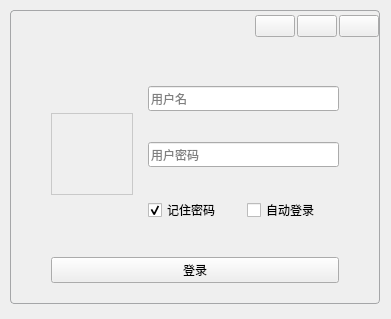
<?xml version="1.0" encoding="UTF-8"?>
<ui version="4.0">
 <class>LoginWidget</class>
 <widget class="QWidget" name="LoginWidget">
  <property name="geometry">
   <rect>
    <x>0</x>
    <y>0</y>
    <width>391</width>
    <height>319</height>
   </rect>
  </property>
  <property name="windowTitle">
   <string>Form</string>
  </property>
  <property name="styleSheet">
   <string notr="true">QWidget#page,QWidget#page_2 {
border: 1px solid #A5A6A8;
border-radius:4px;
}</string>
  </property>
  <widget class="AnimationStackedWidget" name="stackedWidget">
   <property name="geometry">
    <rect>
     <x>10</x>
     <y>10</y>
     <width>370</width>
     <height>294</height>
    </rect>
   </property>
   <property name="layoutDirection">
    <enum>Qt::LeftToRight</enum>
   </property>
   <property name="currentIndex">
    <number>0</number>
   </property>
   <widget class="QWidget" name="page">
    <layout class="QVBoxLayout" name="verticalLayout_2">
     <property name="spacing">
      <number>0</number>
     </property>
     <property name="leftMargin">
      <number>1</number>
     </property>
     <property name="topMargin">
      <number>1</number>
     </property>
     <property name="rightMargin">
      <number>1</number>
     </property>
     <property name="bottomMargin">
      <number>1</number>
     </property>
     <item>
      <widget class="QWidget" name="widgetWinTitle" native="true">
       <property name="minimumSize">
        <size>
         <width>0</width>
         <height>30</height>
        </size>
       </property>
       <property name="maximumSize">
        <size>
         <width>16777215</width>
         <height>30</height>
        </size>
       </property>
       <layout class="QHBoxLayout" name="horizontalLayout_2" stretch="0,1,0,0,0">
        <property name="spacing">
         <number>2</number>
        </property>
        <property name="leftMargin">
         <number>10</number>
        </property>
        <property name="topMargin">
         <number>0</number>
        </property>
        <property name="rightMargin">
         <number>0</number>
        </property>
        <property name="bottomMargin">
         <number>0</number>
        </property>
        <item>
         <widget class="QLabel" name="labelWinIcon">
          <property name="minimumSize">
           <size>
            <width>30</width>
            <height>30</height>
           </size>
          </property>
          <property name="maximumSize">
           <size>
            <width>30</width>
            <height>30</height>
           </size>
          </property>
          <property name="text">
           <string/>
          </property>
          <property name="pixmap">
           <pixmap resource="resource.qrc">:/resource/images/robot.png</pixmap>
          </property>
         </widget>
        </item>
        <item>
         <widget class="QLabel" name="labelWinTitle">
          <property name="styleSheet">
           <string notr="true">color: #FFFFFF;</string>
          </property>
          <property name="text">
           <string/>
          </property>
         </widget>
        </item>
        <item>
         <widget class="QPushButton" name="btnWinMenu">
          <property name="focusPolicy">
           <enum>Qt::NoFocus</enum>
          </property>
          <property name="text">
           <string/>
          </property>
          <property name="icon">
           <iconset>
            <normalon>:/resource/common/ic_login_cfg.png</normalon>
           </iconset>
          </property>
         </widget>
        </item>
        <item>
         <widget class="QPushButton" name="btnWinMin">
          <property name="focusPolicy">
           <enum>Qt::NoFocus</enum>
          </property>
          <property name="text">
           <string/>
          </property>
          <property name="icon">
           <iconset>
            <normalon>:/resource/common/ic_min.png</normalon>
           </iconset>
          </property>
         </widget>
        </item>
        <item>
         <widget class="QPushButton" name="btnWinClose">
          <property name="focusPolicy">
           <enum>Qt::NoFocus</enum>
          </property>
          <property name="text">
           <string/>
          </property>
          <property name="icon">
           <iconset>
            <normalon>:/resource/common/ic_close_white.png</normalon>
           </iconset>
          </property>
         </widget>
        </item>
       </layout>
      </widget>
     </item>
     <item>
      <widget class="QWidget" name="widgetBody" native="true">
       <layout class="QVBoxLayout" name="verticalLayout_5">
        <property name="spacing">
         <number>0</number>
        </property>
        <property name="leftMargin">
         <number>0</number>
        </property>
        <property name="topMargin">
         <number>0</number>
        </property>
        <property name="rightMargin">
         <number>0</number>
        </property>
        <property name="bottomMargin">
         <number>0</number>
        </property>
        <item>
         <layout class="QVBoxLayout" name="verticalLayout_4">
          <property name="spacing">
           <number>10</number>
          </property>
          <property name="leftMargin">
           <number>40</number>
          </property>
          <property name="topMargin">
           <number>20</number>
          </property>
          <property name="rightMargin">
           <number>40</number>
          </property>
          <property name="bottomMargin">
           <number>20</number>
          </property>
          <item>
           <layout class="QHBoxLayout" name="horizontalLayout_4">
            <property name="spacing">
             <number>15</number>
            </property>
            <item>
             <widget class="QLabel" name="labelUserHead">
              <property name="minimumSize">
               <size>
                <width>82</width>
                <height>82</height>
               </size>
              </property>
              <property name="maximumSize">
               <size>
                <width>82</width>
                <height>82</height>
               </size>
              </property>
              <property name="styleSheet">
               <string notr="true">QLabel#labelUserHead {
border: 1px solid #C9C9C9;
}</string>
              </property>
              <property name="text">
               <string/>
              </property>
              <property name="pixmap">
               <pixmap resource="resource.qrc">:/resource/head/head-64.png</pixmap>
              </property>
              <property name="alignment">
               <set>Qt::AlignCenter</set>
              </property>
             </widget>
            </item>
            <item>
             <widget class="QWidget" name="widgetInput" native="true">
              <layout class="QVBoxLayout" name="verticalLayout_3">
               <property name="leftMargin">
                <number>0</number>
               </property>
               <property name="topMargin">
                <number>0</number>
               </property>
               <property name="rightMargin">
                <number>0</number>
               </property>
               <property name="bottomMargin">
                <number>0</number>
               </property>
               <item>
                <widget class="QIconLineEdit" name="lineEditUser">
                 <property name="minimumSize">
                  <size>
                   <width>0</width>
                   <height>25</height>
                  </size>
                 </property>
                 <property name="maximumSize">
                  <size>
                   <width>16777215</width>
                   <height>25</height>
                  </size>
                 </property>
                 <property name="text">
                  <string/>
                 </property>
                 <property name="placeholderText">
                  <string>用户名</string>
                 </property>
                </widget>
               </item>
               <item>
                <widget class="QIconLineEdit" name="lineEditPasswd">
                 <property name="minimumSize">
                  <size>
                   <width>0</width>
                   <height>25</height>
                  </size>
                 </property>
                 <property name="maximumSize">
                  <size>
                   <width>16777215</width>
                   <height>25</height>
                  </size>
                 </property>
                 <property name="text">
                  <string/>
                 </property>
                 <property name="echoMode">
                  <enum>QLineEdit::Password</enum>
                 </property>
                 <property name="placeholderText">
                  <string>用户密码</string>
                 </property>
                </widget>
               </item>
               <item>
                <layout class="QHBoxLayout" name="horizontalLayout">
                 <item>
                  <widget class="QCheckBox" name="checkBoxPasswd">
                   <property name="text">
                    <string>记住密码</string>
                   </property>
                   <property name="checked">
                    <bool>true</bool>
                   </property>
                  </widget>
                 </item>
                 <item>
                  <widget class="QCheckBox" name="checkBoxAutoLogin">
                   <property name="text">
                    <string>自动登录</string>
                   </property>
                   <property name="checked">
                    <bool>false</bool>
                   </property>
                  </widget>
                 </item>
                </layout>
               </item>
              </layout>
             </widget>
            </item>
           </layout>
          </item>
          <item>
           <layout class="QHBoxLayout" name="horizontalLayout_3">
            <property name="spacing">
             <number>15</number>
            </property>
            <item>
             <widget class="QPushButton" name="btnLogin">
              <property name="focusPolicy">
               <enum>Qt::NoFocus</enum>
              </property>
              <property name="toolTip">
               <string>登录</string>
              </property>
              <property name="text">
               <string>登录</string>
              </property>
             </widget>
            </item>
           </layout>
          </item>
         </layout>
        </item>
       </layout>
      </widget>
     </item>
    </layout>
   </widget>
   <widget class="QWidget" name="page_2">
    <layout class="QVBoxLayout" name="verticalLayout_9">
     <property name="spacing">
      <number>0</number>
     </property>
     <property name="leftMargin">
      <number>1</number>
     </property>
     <property name="topMargin">
      <number>1</number>
     </property>
     <property name="rightMargin">
      <number>1</number>
     </property>
     <property name="bottomMargin">
      <number>1</number>
     </property>
     <item>
      <widget class="QWidget" name="widgetWinTitle_2" native="true">
       <property name="minimumSize">
        <size>
         <width>0</width>
         <height>30</height>
        </size>
       </property>
       <property name="maximumSize">
        <size>
         <width>16777215</width>
         <height>30</height>
        </size>
       </property>
       <layout class="QHBoxLayout" name="horizontalLayout_5" stretch="1,0,0">
        <property name="spacing">
         <number>5</number>
        </property>
        <property name="leftMargin">
         <number>10</number>
        </property>
        <property name="topMargin">
         <number>0</number>
        </property>
        <property name="rightMargin">
         <number>0</number>
        </property>
        <property name="bottomMargin">
         <number>0</number>
        </property>
        <item>
         <widget class="QLabel" name="labelWinTitle_2">
          <property name="text">
           <string>登录配置</string>
          </property>
         </widget>
        </item>
        <item>
         <widget class="QPushButton" name="btnWinMin_2">
          <property name="focusPolicy">
           <enum>Qt::NoFocus</enum>
          </property>
          <property name="text">
           <string/>
          </property>
          <property name="icon">
           <iconset>
            <normalon>:/resource/common/ic_min.png</normalon>
           </iconset>
          </property>
         </widget>
        </item>
        <item>
         <widget class="QPushButton" name="btnWinClose_2">
          <property name="focusPolicy">
           <enum>Qt::NoFocus</enum>
          </property>
          <property name="text">
           <string/>
          </property>
          <property name="icon">
           <iconset>
            <normalon>:/resource/common/ic_close_white.png</normalon>
           </iconset>
          </property>
         </widget>
        </item>
       </layout>
      </widget>
     </item>
     <item>
      <widget class="QWidget" name="widgetBody_2" native="true">
       <layout class="QVBoxLayout" name="verticalLayout_6">
        <item>
         <widget class="QGroupBox" name="groupBox">
          <property name="title">
           <string>服务器设置</string>
          </property>
          <layout class="QVBoxLayout" name="verticalLayout_7">
           <item>
            <layout class="QHBoxLayout" name="horizontalLayout_6">
             <property name="rightMargin">
              <number>0</number>
             </property>
             <item>
              <layout class="QFormLayout" name="formLayout">
               <item row="0" column="0">
                <widget class="QLabel" name="label_3">
                 <property name="text">
                  <string>服务器地址配置：</string>
                 </property>
                </widget>
               </item>
               <item row="0" column="1">
                <widget class="QIPLineEdit" name="lineEditHostAddr">
                 <property name="text">
                  <string>192.168.1.1</string>
                 </property>
                </widget>
               </item>
               <item row="1" column="0">
                <widget class="QLabel" name="label_4">
                 <property name="text">
                  <string>消息服务器端口：</string>
                 </property>
                </widget>
               </item>
               <item row="1" column="1">
                <widget class="QLineEdit" name="lineEditHostMsgPort">
                 <property name="text">
                  <string>60100</string>
                 </property>
                </widget>
               </item>
               <item row="2" column="0">
                <widget class="QLabel" name="label_5">
                 <property name="text">
                  <string>文件服务器端口：</string>
                 </property>
                </widget>
               </item>
               <item row="2" column="1">
                <widget class="QLineEdit" name="lineEditHostFilePort">
                 <property name="text">
                  <string>60101</string>
                 </property>
                </widget>
               </item>
              </layout>
             </item>
            </layout>
           </item>
           <item>
            <spacer name="verticalSpacer">
             <property name="orientation">
              <enum>Qt::Vertical</enum>
             </property>
             <property name="sizeHint" stdset="0">
              <size>
               <width>20</width>
               <height>157</height>
              </size>
             </property>
            </spacer>
           </item>
          </layout>
         </widget>
        </item>
        <item>
         <layout class="QHBoxLayout" name="horizontalLayout_7">
          <item>
           <spacer name="horizontalSpacer">
            <property name="orientation">
             <enum>Qt::Horizontal</enum>
            </property>
            <property name="sizeHint" stdset="0">
             <size>
              <width>40</width>
              <height>20</height>
             </size>
            </property>
           </spacer>
          </item>
          <item>
           <widget class="QPushButton" name="btnCancel">
            <property name="text">
             <string>取消</string>
            </property>
           </widget>
          </item>
          <item>
           <widget class="QPushButton" name="btnSaveCfg">
            <property name="text">
             <string>确定</string>
            </property>
           </widget>
          </item>
         </layout>
        </item>
       </layout>
      </widget>
     </item>
    </layout>
   </widget>
  </widget>
 </widget>
 <customwidgets>
  <customwidget>
   <class>AnimationStackedWidget</class>
   <extends>QStackedWidget</extends>
   <header location="global">animationstackedwidget.h</header>
   <container>1</container>
  </customwidget>
  <customwidget>
   <class>QIconLineEdit</class>
   <extends>QLineEdit</extends>
   <header location="global">clineedit.h</header>
  </customwidget>
  <customwidget>
   <class>QIPLineEdit</class>
   <extends>QLineEdit</extends>
   <header location="global">clineedit.h</header>
  </customwidget>
 </customwidgets>
 <resources>
  <include location="resource.qrc"/>
 </resources>
 <connections/>
</ui>
